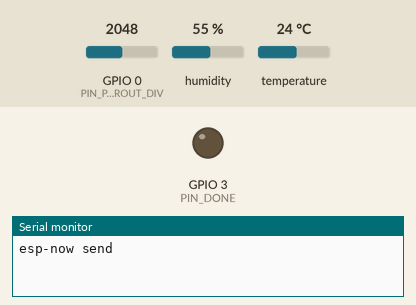
This sketch was run on a simulated ESP32-C3. Shown: output pins drawn as LEDs (lit = HIGH), the last lines printed to the serial monitor. The test bench sets the inputs (shaded band); at power-on: GPIO 0 (PIN_PWROUT_DIV) = 2048, humidity 55 %, temperature 24 °C (analog values on the 0–4095 scale). Random numbers use the default seed unless the sketch sets one.

Above: at 0.1 s.
At 2.6 s:
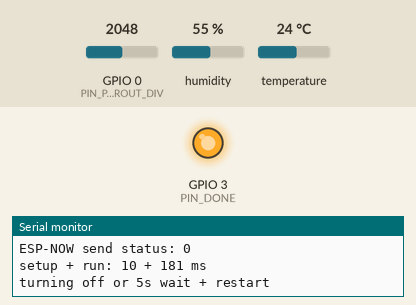
Timing chart, 0 to 6.7 s (numbered marks = the images above):
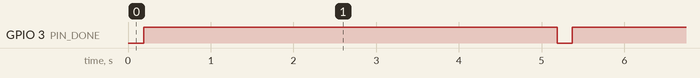

Measured:
- by itself, GPIO 3 (PIN_DONE): alternates HIGH for 5.0 s and LOW for 0.18 s

The sketch:

sensor_esp32_temp.ino
```cpp
#include <WiFi.h>
#include <esp_now.h>
#include <esp_wifi.h>
#include <Wire.h>
#include <Adafruit_AHTX0.h>
#include <string.h>

// ESP-NOW sender configuration
static const int thisDeviceId = 1;
static const uint8_t espNowBroadcastMac[6] = {0xFF, 0xFF, 0xFF, 0xFF, 0xFF, 0xFF};

static void onDataSent(const uint8_t* mac_addr, esp_now_send_status_t status);

static const uint8_t PIN_TXD = 20;
static const uint8_t PIN_RXD = 21;

// GPIO assignments
static const uint8_t PIN_DONE = 3;        // GPIO3
static const uint8_t PIN_PWROUT_DIV = 0;  // GPIO0 (ADC input)

// I2C pin assignments for AHT20
static const uint8_t I2C_SDA_PIN = 6;     // GPIO6
static const uint8_t I2C_SCL_PIN = 7;     // GPIO7

static Adafruit_AHTX0 s_aht;
static bool s_ahtOk = false;
static float s_lastTempC = 0.0f;
static int s_lastHumidityPct = 0;

uint32_t durationSetup, durationRun;

void setup() {
  uint32_t start = millis();
  Serial.begin(115200);

  Serial.println("Config pins");

  pinMode(PIN_DONE, OUTPUT);
  digitalWrite(PIN_DONE, LOW);

  // Use the internal hardware noise for a better seed
  randomSeed(analogRead(0));

  Serial.println("Config wifi");

  WiFi.mode(WIFI_STA);
  WiFi.disconnect();
  delay(10);

  // Initialize I2C + AHT20
  Serial.println("Config i2c + aht20");

  Wire.begin(I2C_SDA_PIN, I2C_SCL_PIN, 100000); // Set to 100kHz

  Wire.beginTransmission(0x38);
  uint8_t error = Wire.endTransmission();
  if(error == 0) {
    Serial.println("i2c ok");
  } else {
    Serial.print("i2c fail, error: ");
    Serial.println(error);
  }

  s_ahtOk = s_aht.begin();
  if (!s_ahtOk) {
    Serial.println("AHT20 init failed");
  } else {
    Serial.println("AHT20 init ok");
  }

  if (esp_now_init() != 0) {
    Serial.println("ESP-NOW init failed");
    delay(100);
    digitalWrite(PIN_DONE, HIGH);
    delay(100);
    ESP.restart();
  }

  // Register send callback (ESP32-C3 expects `const` + `esp_now_send_status_t`).
  esp_now_register_send_cb(onDataSent);

  // Register broadcast peer.
  // We set peer.channel = 0 so ESPNOW uses the *current* WiFi channel set by esp_wifi_set_channel().
  esp_now_peer_info_t peerInfo{};
  memcpy(peerInfo.peer_addr, espNowBroadcastMac, sizeof(espNowBroadcastMac));
  peerInfo.ifidx = WIFI_IF_STA;
  peerInfo.channel = 0;        // use current WiFi channel
  peerInfo.encrypt = false;
  memset(peerInfo.lmk, 0, sizeof(peerInfo.lmk));

  if (esp_now_add_peer(&peerInfo) != 0) {
    Serial.println("ESP-NOW add broadcast peer failed");
    delay(100);
    digitalWrite(PIN_DONE, HIGH);
    delay(100);
    ESP.restart();
  }

  Serial.println("Config DONE!");
  uint32_t end = millis();
  durationSetup = end - start;
}

void loop() {
  uint32_t start = millis();
  Serial.println("main start");

  // Indicate "busy/sending"
  digitalWrite(PIN_DONE, LOW);

  // Read AHT20 + power divider analog *before* constructing/sending the packet.
  if (s_ahtOk) {
    Serial.println("aht20 read");

    sensors_event_t humidityEvent, tempEvent;
    s_aht.getEvent(&humidityEvent, &tempEvent);

    s_lastHumidityPct = (int)(humidityEvent.relative_humidity + 0.5f);
    s_lastTempC = tempEvent.temperature;
  } else {
    Serial.println("aht20 skip");
  }

  analogReadResolution(12);   // esp32-c3 has max adc resulotion of 12 bits (0-4095)
  const uint16_t pwroOutDivAdc = (uint16_t)analogRead(PIN_PWROUT_DIV);
  float batteryVolts = ((float)pwroOutDivAdc / 4095.0f);    // from <0, 4095> to <0, 1.0>
  batteryVolts = batteryVolts * 3.3f * 2.0f;  // from <0, 1.0> to <0, 3.3>, but the input voltage divider inputs just half, so multiply by 2

  Serial.print("adc raw: ");
  Serial.print((int) pwroOutDivAdc);
  Serial.print(", volts: ");
  Serial.println(batteryVolts);

  const uint32_t packetRandomId =
      ((uint32_t)random(0xFFFF) << 16) | (uint32_t)random(0xFFFF);

  Serial.println("create payload");

  // Construct JSON into a null-terminated char buffer, then send the bytes
  char payload[250];

  if(s_ahtOk) {   // temp + humidity read ok
    snprintf(payload, sizeof(payload),
            "{\"type\":\"temp_sensor\",\"dev_id\":%d,\"packet_id\":%08lu,\"temp\":%.1f,\"humidity\":%d,\"battery\":%.2f}\n",
            thisDeviceId,
            (unsigned long)packetRandomId,
            (double)s_lastTempC,
            s_lastHumidityPct,
            (double)batteryVolts);
  } else {  // temp + humidity read failed
    snprintf(payload, sizeof(payload),
            "{\"type\":\"temp_sensor\",\"dev_id\":%d,\"packet_id\":%08lu,\"temp\":null,\"humidity\":null,\"battery\":%.2f}\n",
            thisDeviceId,
            (unsigned long)packetRandomId,
            (double)batteryVolts);
  }

  Serial.print("payload: ");
  Serial.println(payload);

  const size_t payloadLen = strlen(payload);

  Serial.println("esp-now send");

  // Send the same ESP-NOW broadcast on the requested WiFi channels.
  const uint8_t channels[3] = {1, 6, 11};
  for (int i = 0; i < 3; i++) {
    const uint8_t ch = channels[i];
    // Switch WiFi channel so ESPNOW transmissions go out on that channel.
    // peerInfo.channel=0 means the peer uses the current channel.
    esp_err_t err = esp_wifi_set_channel(ch, WIFI_SECOND_CHAN_NONE);
    if (err != 0) {
      Serial.print("esp_wifi_set_channel failed, ch=");
      Serial.print(ch);
      Serial.print(" err=");
      Serial.println((int)err);
    }
    delay(20); // give the radio a moment to switch channels

    // Broadcast MAC
    esp_now_send(espNowBroadcastMac,
                  reinterpret_cast<const uint8_t*>(payload),
                  payloadLen);

    // Small visible pacing
    delay(10);
  }

  uint32_t end = millis();
  durationRun = end - start;

  Serial.print("setup + run: ");
  Serial.print(durationSetup);
  Serial.print(" + ");
  Serial.print(durationRun);
  Serial.println(" ms");

  Serial.println("turning off or 5s wait + restart");

  // Indicate "done" after all packets were sent.
  digitalWrite(PIN_DONE, HIGH);   // this should turn off via TPL5110

  delay(5000);  // this should never happen (or not wait whole 5s and restart as the power should be already off)
}

static void onDataSent(const uint8_t* mac_addr, esp_now_send_status_t status)
{
  Serial.print("ESP-NOW send status: ");
  Serial.println((int)status);
  (void)mac_addr; // mac_addr may be unused (broadcast peer)
}
```
